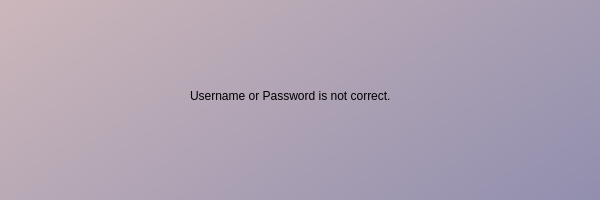
<?xml version="1.0" encoding="UTF-8"?>
<ui version="4.0">
 <class>Dialog</class>
 <widget class="QDialog" name="Dialog">
  <property name="geometry">
   <rect>
    <x>0</x>
    <y>0</y>
    <width>600</width>
    <height>200</height>
   </rect>
  </property>
  <property name="windowTitle">
   <string>Dialog</string>
  </property>
  <widget class="QWidget" name="Error2" native="true">
   <property name="geometry">
    <rect>
     <x>-180</x>
     <y>-180</y>
     <width>1001</width>
     <height>701</height>
    </rect>
   </property>
   <property name="styleSheet">
    <string notr="true">
background-color: qlineargradient(spread:pad, x1:0, y1:0, x2:1, y2:1, stop:0 rgba(233, 203, 193, 255), stop:1 rgba(100, 111, 164, 255));</string>
   </property>
   <widget class="QLabel" name="label">
    <property name="geometry">
     <rect>
      <x>300</x>
      <y>250</y>
      <width>61</width>
      <height>61</height>
     </rect>
    </property>
    <property name="styleSheet">
     <string notr="true">background: transparent</string>
    </property>
    <property name="text">
     <string/>
    </property>
    <property name="pixmap">
     <pixmap>UI Icons/1x/warning.png</pixmap>
    </property>
    <property name="scaledContents">
     <bool>true</bool>
    </property>
   </widget>
   <widget class="QLabel" name="label_2">
    <property name="geometry">
     <rect>
      <x>370</x>
      <y>250</y>
      <width>311</width>
      <height>51</height>
     </rect>
    </property>
    <property name="styleSheet">
     <string notr="true">background:transparent ;
font: 16pt&quot;Times New Roman&quot;</string>
    </property>
    <property name="text">
     <string>Username or Password is not correct.</string>
    </property>
   </widget>
  </widget>
 </widget>
 <resources>
  <include location="res.qrc"/>
 </resources>
 <connections/>
</ui>
